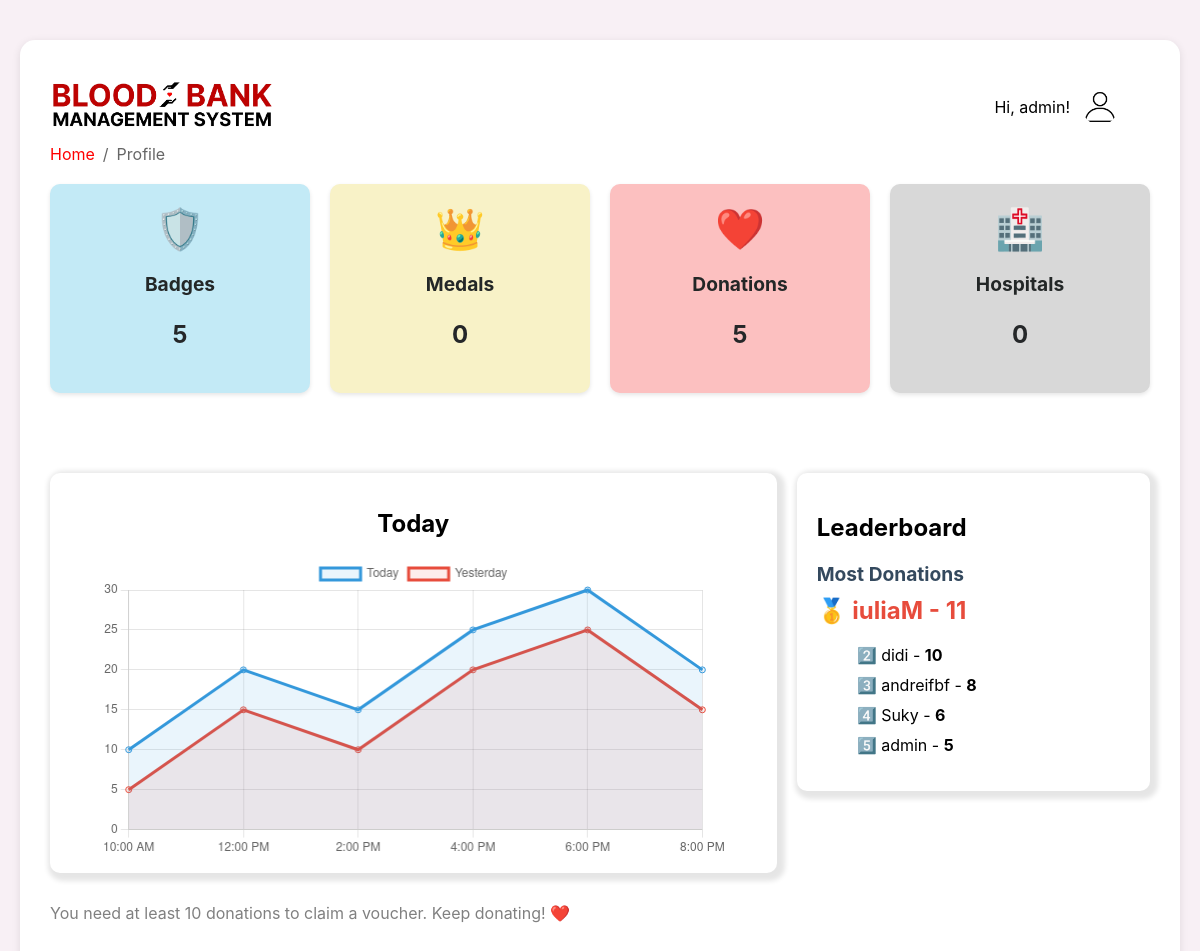
Before: /gamification (signed in) with the older database file.
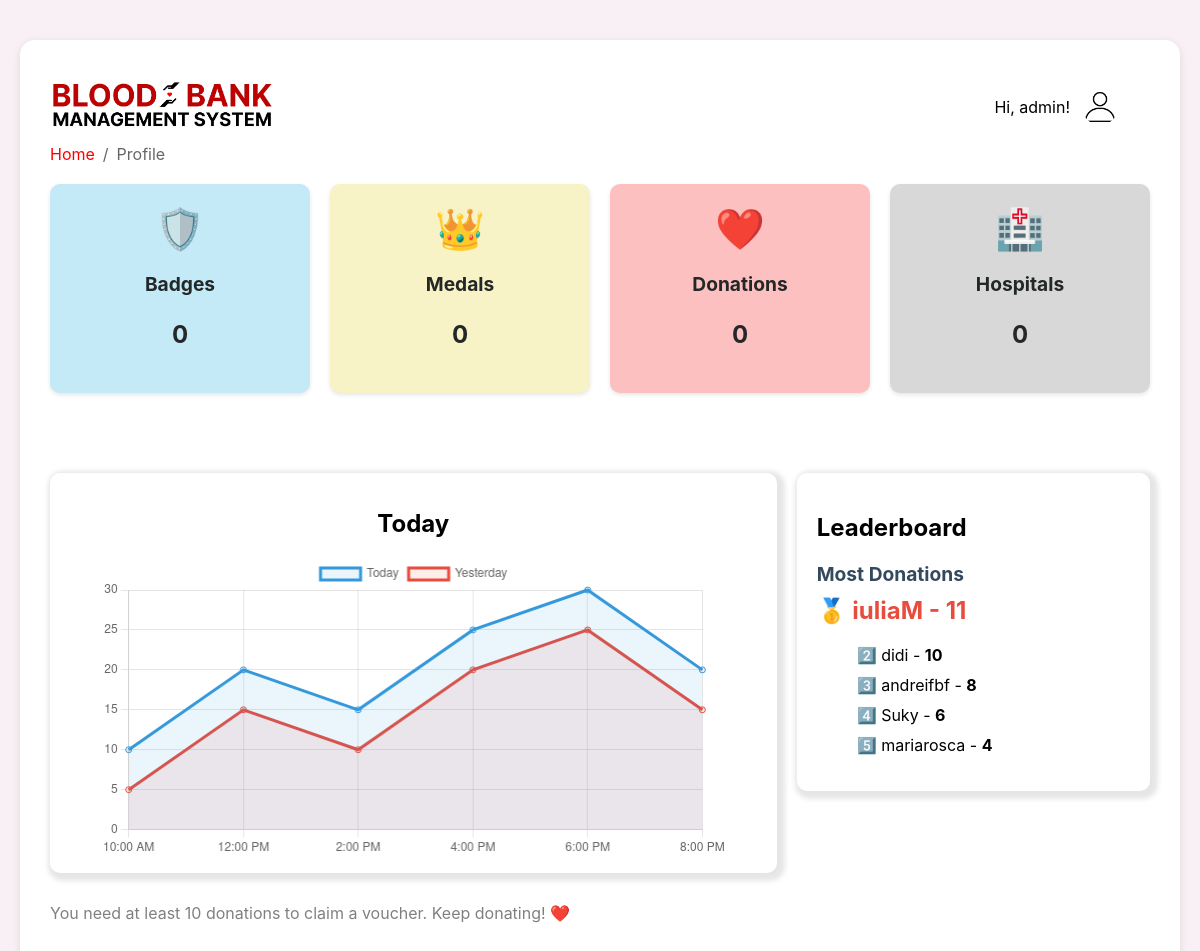
After: the same page with the newer database file.
### tables this page shows
CREATE TABLE users (
        id INTEGER PRIMARY KEY AUTOINCREMENT,
        full_name TEXT NOT NULL,
        username TEXT UNIQUE NOT NULL,
        email TEXT UNIQUE NOT NULL,
        password TEXT NOT NULL 
    , is_admin BOOLEAN DEFAULT 0);

CREATE TABLE badges (
                id INTEGER PRIMARY KEY AUTOINCREMENT,
                user_id INTEGER NOT NULL,
                badges INTEGER DEFAULT 0,
                medals INTEGER DEFAULT 0,
                donations INTEGER DEFAULT 0, meal_vouchers INTEGER DEFAULT 0,
                FOREIGN KEY (user_id) REFERENCES users(id) ON DELETE CASCADE
            );

### app.py (the view)
@app.route('/gamification')
def gamification():
    if 'logged_in' not in session:
        flash("Please log in to access the gamification page.", 'error')
        return redirect(url_for('login'))
    user_id = session['user_id']  # Get the logged-in user's ID
    try:
        conn = get_db_connection()
        cursor = conn.cursor()
        cursor.execute('''
            SELECT badges, medals, donations
            FROM badges
            WHERE user_id = ?
        ''', (user_id,))
        stats = cursor.fetchone()
        badges = stats['badges'] if stats else 0
        medals = stats['medals'] if stats else 0
        donations = stats['donations'] if stats else 0
        has_voucher = donations >= 10
        cursor.execute('''
            SELECT COUNT(DISTINCT hospital_name) AS unique_hospitals
            FROM appointments
            WHERE user_id = ?
        ''', (user_id,))
        hospitals_result = cursor.fetchone()
        unique_hospitals = hospitals_result['unique_hospitals'] if hospitals_result else 0
        cursor.execute('''
            SELECT u.username,
                   b.donations AS total_donations
            FROM users u
            LEFT JOIN badges b ON u.id = b.user_id
            ORDER BY total_donations DESC
            LIMIT 5
        ''')
        leaderboard = cursor.fetchall()
        return render_template(
            'gamification.html',
            badges=badges,
            medals=medals,
            donations=donations,
            unique_hospitals=unique_hospitals,
            leaderboard=leaderboard,
            has_voucher=has_voucher  # Pass eligibility for voucher to the template
        )
    except sqlite3.Error as e:
        flash(f"An error occurred while fetching gamification data: {e}", 'error')
        return redirect(url_for('dashboard'))
    finally:
        conn.close()

### app.py (called while the page is built)
def get_db_connection():
    try:
        conn = sqlite3.connect('database.db')  # Adjust path if necessary
        conn.row_factory = sqlite3.Row  # Enable dictionary-like row access
        return conn
    except sqlite3.Error as e:
        print(f"Error connecting to database: {e}")
        return None

### templates/gamification.html (shortened to what this page needs)
<!DOCTYPE html>
<html lang="en">
<head>
    <link rel="stylesheet" href="{{ url_for('static', filename='css/styles-gamification.css') }}">
</head>
<body>
    <div class="container">
        <nav class="navbar">
            <div class="navbar-logo">
                <a href="/">
                    <img src="{{ url_for('static', filename='images/logo1.png') }}" alt="Blood Bank Management System Logo">
                </a>
            </div>
            <div class="user-info">
                <span>Hi, {{ session['username'] }}!</span>
                <img src="{{ url_for('static', filename='images/profile_icon.png') }}" alt="User Icon" class="dropbtn">
            </div>
        </nav>
        <div class="breadcrumb">
            <a href="/">Home</a> / <span>Profile</span>
        </div>
        <section class="stats-cards">
            <div class="card1">
                <div class="card-icon">🛡️</div>
                <div class="card-info">
                    <h3>Badges</h3>
                    <p>{{ badges }}</p>
                </div>
            </div>
            <div class="card2">
                <div class="card-icon">👑</div>
                <div class="card-info">
                    <h3>Medals</h3>
                    <p>{{ medals }}</p>
                </div>
            </div>
            <div class="card3">
                <div class="card-icon">❤️</div>
                <div class="card-info">
                    <h3>Donations</h3>
                    <p>{{ donations }}</p>
                </div>
            </div>
            <div class="card4">
                <div class="card-icon">🏥</div>
                <div class="card-info">
                    <h3>Hospitals</h3>
                    <p>{{ unique_hospitals }}</p>
                </div>
            </div>
        </section>
        <section class="chart-leaderboard-container">
            <div class="chart-section">
                <h2>Today</h2>
                <canvas id="chart"></canvas>
            </div>
            <div class="leaderboard-section">
                <h2>Leaderboard</h2>
                <div class="leaderboard-card">
                    <h3>Most Donations</h3>
                    {% if leaderboard %}
                        <div class="leader">
                            <span>🥇</span> {{ leaderboard[0][0] }} - <strong>{{ leaderboard[0][1] }}</strong>
                        </div>
                        <ul class="leaderboard-list">
                            {% for user in leaderboard[1:] %}
                                <li>{{ loop.index + 1 }}️⃣ {{ user[0] }} - <strong>{{ user[1] }}</strong></li>
                            {% endfor %}
                        </ul>
                    {% else %}
                        <p>No donations recorded yet.</p>
                    {% endif %}
                </div>
            </div>
        </section>
{% if has_voucher %}
<div style="margin-top: 20px;">
    <a href="{{ url_for('voucher_page') }}" class="voucher-button">🎁 Claim Your Voucher</a>
</div>
{% else %}
<p style="margin-top: 20px; color: gray;">You need at least 10 donations to claim a voucher. Keep donating! ❤️</p>
{% endif %}
    </div>
    <script>
        const ctx = document.getElementById('chart').getContext('2d');
        const chart = new Chart(ctx, {
            type: 'line',
            data: {
                labels: ['10:00 AM', '12:00 PM', '2:00 PM', '4:00 PM', '6:00 PM', '8:00 PM'],
                datasets: [
                    {
                        label: 'Today',
                        data: [10, 20, 15, 25, 30, 20],
                        borderColor: '#3498db',
                        backgroundColor: 'rgba(52, 152, 219, 0.1)',
                        fill: true,
                    },
                    {
                        label: 'Yesterday',
                        data: [5, 15, 10, 20, 25, 15],
                        borderColor: '#e74c3c',
                        backgroundColor: 'rgba(231, 76, 60, 0.1)',
                        fill: true,
                    }
                ]
            },
            options: {
                responsive: true,
                maintainAspectRatio: false,
                scales: {
                    x: { beginAtZero: true },
                    y: { beginAtZero: true }
                },
                plugins: {
                    legend: {
                        display: true,
                        position: 'top',
                    }
                }
            }
        });
        document.getElementById('checkVouchersBtn').addEventListener('click', () => {
    fetch('/check_donations', {
        method: 'POST',
        headers: { 'Content-Type': 'application/json' }
    })
    .then(response => response.json())
    .then(data => {
        document.getElementById('voucherMessage').textContent = data.message;
    })
    .catch(error => {
        console.error('Error:', error);
    });
});
    </script>
</body>
</html>

### static/css/styles-gamification.css (style rules this page uses)
* { box-sizing: border-box; font-family: -apple-system, BlinkMacSystemFont, "Segoe UI", Roboto, sans-serif; }
body { margin: 0; padding: 20px; background-color: #f8f0f5; }
.container { max-width: 1700px; margin: 0 auto; margin-top: 20px; background: white; padding: 30px; border-radius: 15px; box-shadow: 0 2px 8px rgba(0,0,0,0.1); }
.navbar { display: flex; justify-content: space-between; align-items: center; padding: 10px 20px; background-color: #ffffff; }
.navbar-logo img { height: 50px; margin-left: -20px; }
.user-info { display: flex; align-items: center; gap: 10px; }
.user-info img { width: 40px; height: 40px; border-radius: 50%; border: 2px solid #fff; }
.breadcrumb { display: flex; align-items: center; gap: 8px; margin-bottom: 20px; color: #666; }
.breadcrumb a { color: #ff0000; text-decoration: none; }
.stats-cards { display: flex; justify-content: space-between; gap: 20px; margin-bottom: 30px; }
.card1 { background-color: rgb(195, 234, 246); border-radius: 10px; padding: 20px; box-shadow: 0 2px 4px rgba(0, 0, 0, 0.1); flex: 1; text-align: center; }
.card2 { background-color: rgb(248, 242, 199); border-radius: 10px; padding: 20px; box-shadow: 0 2px 4px rgba(0, 0, 0, 0.1); flex: 1; text-align: center; }
.card3 { background-color: rgb(252, 192, 192); border-radius: 10px; padding: 20px; box-shadow: 0 2px 4px rgba(0, 0, 0, 0.1); flex: 1; text-align: center; }
.card4 { background-color: rgb(216, 216, 216); border-radius: 10px; padding: 20px; box-shadow: 0 2px 4px rgba(0, 0, 0, 0.1); flex: 1; text-align: center; }
.card-icon { font-size: 2.5em; margin-bottom: 10px; color: #ff6f61; }
.card-info h3 { font-size: 1.2em; color: #232727; }
.card-info p { font-size: 1.5em; font-weight: bold; color: #252729; }
.chart-leaderboard-container { display: flex; justify-content: space-between; align-items: flex-start; gap: 20px; margin-bottom: 30px; margin-top: 20px; }
.chart-section { flex: 2; background-color: white; border-radius: 10px; padding: 50px; box-shadow: 3px 3px 5px 5px rgba(0, 0, 0, 0.1); max-height: 400px; overflow: hidden; display: flex; flex-direction: column; justify-content: center; align-items: center; margin-top: 50px; }
.chart-section canvas { width: 100%; height: 300px; }
.leaderboard-section { flex: 1; background-color: white; border-radius: 10px; padding: 20px; box-shadow: 3px 3px 5px 5px rgba(0, 0, 0, 0.1); max-height: 400px; overflow-y: auto; margin-top: 50px; }
.leaderboard-card h3 { margin-bottom: 10px; font-size: 1.2em; color: #34495e; }
.leader { font-size: 1.5em; font-weight: bold; margin-bottom: 20px; color: #e74c3c; }
.leaderboard-list li { list-style: none; margin-bottom: 10px; font-size: 1em; }

Changed rows visible on the page:
no longer on this page (row unchanged): users: username "admin"
no longer on this page (row edited): badges: username "admin", donations "5"
now on this page (row unchanged): badges: username "mariarosca", donations "4"
Other visible differences:
{{ session['username'] }}: (not shown) → "admin"
{{ badges }}: "5" → "0"
{{ donations }}: "5" → "0"
